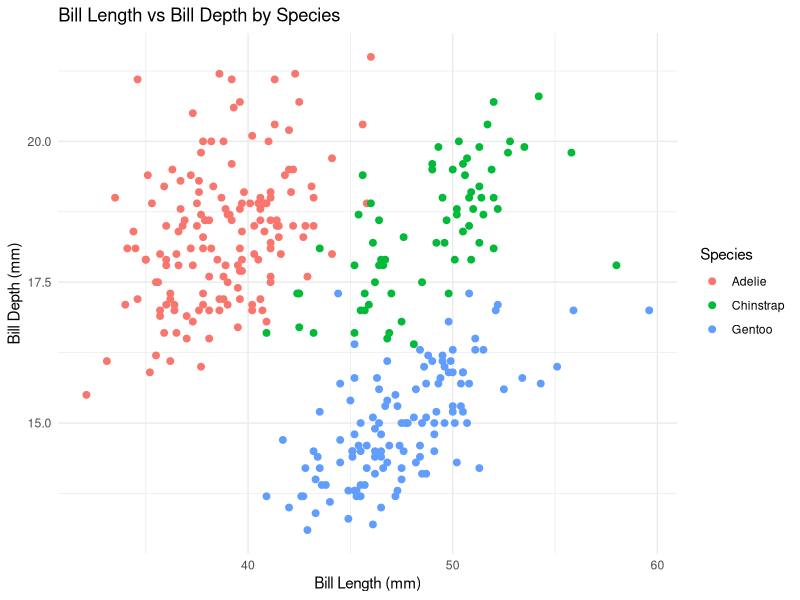
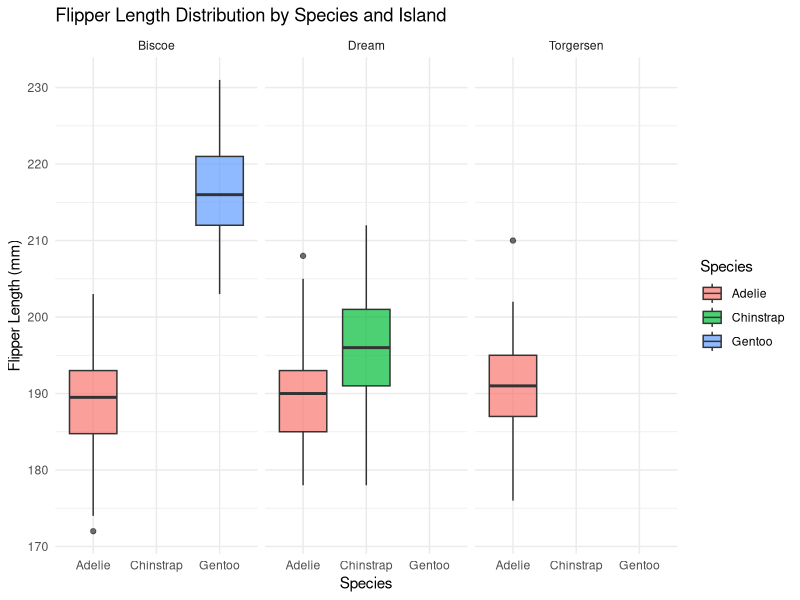
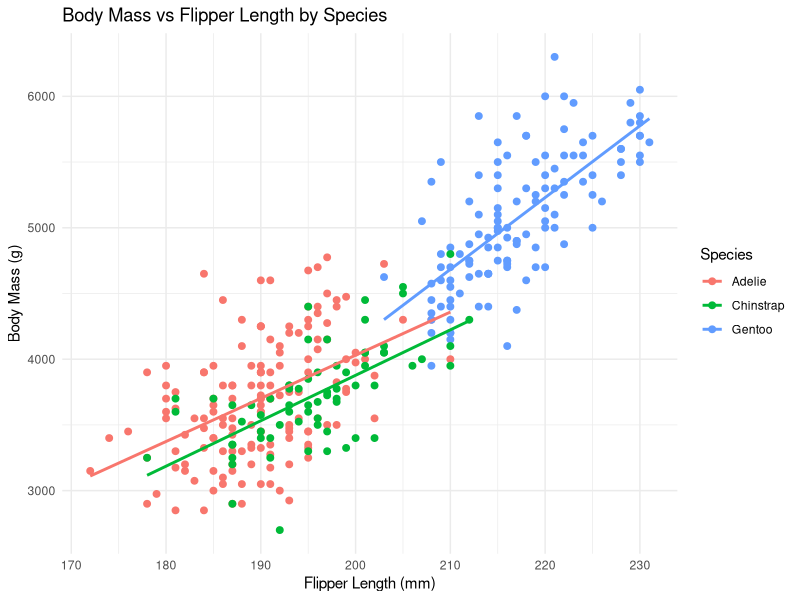
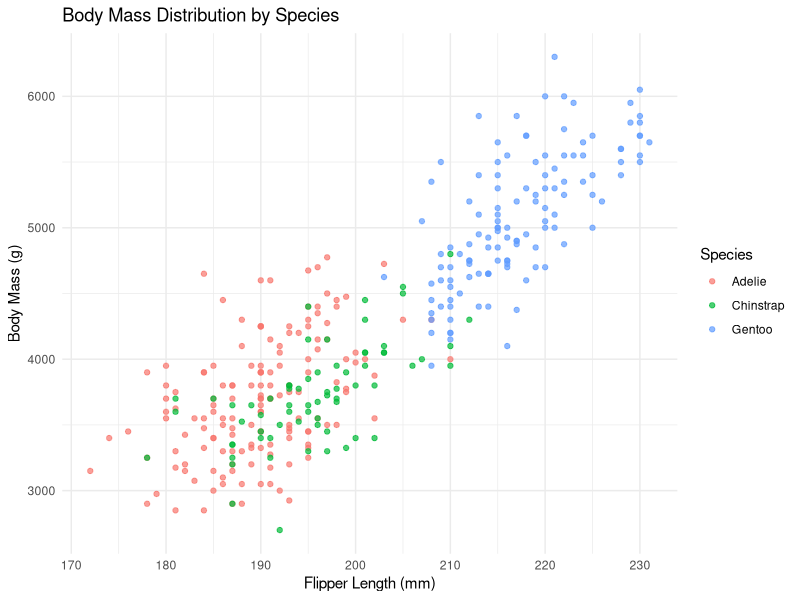

Reproduce these figures in R, in order. (Note: this script raises an error after producing the figures.)
## ---- chunk 1
library(tidyverse)
library(palmerpenguins)
## ---- chunk 2
#Create a ggplot scatter plot using penguins dataset
#Plot bill_length_mm on x-axis and bill_depth_mm on y-axis
#Colour points by species and use geom_point with size = 3
#Add minimal theme and clean labels

ggplot(data = penguins, aes(x = bill_length_mm, y = bill_depth_mm, color = species)) +
  geom_point(size = 2) +
  theme_minimal() +
  labs(title = "Bill Length vs Bill Depth by Species",
       x = "Bill Length (mm)",
       y = "Bill Depth (mm)",
       color = "Species")

## ---- chunk 3

#Generate a boxplot comparing flipper_length_mm across species
#Facet by island
#Use geom_boxplot with fill = species and alpha = 0.7

ggplot(data = penguins, aes(x = species, y = flipper_length_mm, fill = species)) +
  geom_boxplot(alpha = 0.7) +
  facet_wrap(~ island) +
  theme_minimal() +
  labs(title = "Flipper Length Distribution by Species and Island",
       x = "Species",
       y = "Flipper Length (mm)",
       fill = "Species")
## ---- chunk 4

#Generate scatter plot comparing body_mass_g and flipper_length_mm
#Add linear regression line with geom_smooth(method = "lm", se = FALSE) for each species

ggplot(data = penguins, aes(x = flipper_length_mm, y = body_mass_g, color = species)) +
  geom_point(size = 2) +
  geom_smooth(method = "lm", se = FALSE) +
  theme_minimal() +
  labs(title = "Body Mass vs Flipper Length by Species",
       x = "Flipper Length (mm)",
       y = "Body Mass (g)",
       color = "Species")

## ---- chunk 5

#Generate boxplot comparing flipper_length_mm with body_mass_g across species

ggplot(data = penguins, aes(x = flipper_length_mm, y = body_mass_g, colour = species)) +
  geom_point(alpha = 0.7) +
  theme_minimal() +
  labs(title = "Body Mass Distribution by Species",
       x = "Flipper Length (mm)",
       y = "Body Mass (g)",
       colour = "Species")

## ---- chunk 6
#Load tidyverse
library(tidyverse)

#Sample coral data 
coral_monitoring <- tibble(site = c("A", "B", "C"), depth_m = c(12, 35, 8))

#if_else() function is used to classify data based on a condition. It takes three arguments: a logical condition, a value to return if the condition is TRUE, and a value to return if the condition is FALSE.

#Classify depth using if_else ##name of object can be the same to "replace" original
reef_class <- coral_monitoring %>%
  mutate(zone = if_else(depth_m >30, "Deep Reef", "Shallow Reef"))
reef_class

# function mutate()  created new column, modify specified column, or remove column
# %>% is a pipe operator that passes the output of one function to the next function


#case_when() function is used to create new variables based on multiple conditions. It takes a series of logical conditions and corresponding values to return for each condition, 
#It provides a clean, sequential evaluation layout using formula tildes (~) to separate conditions and values.
reef_categories <- coral_monitoring %>%. ##name of object can be the same to "replace" original 
  mutate(reef_category = case_when(
    depth_m < 10 ~ "Lagoon/Reef Flat",
    depth_m <= 30 ~ "Reef Crest/Slope",
    depth_m > 30 ~ "Deep Reef",
    TRUE ~ "Unclassified" #Catch all remainder
  ))

reef_categories

## ---- chunk 7

#Generate tibble named "marine_stations" with columns: salinity (35, 28, 32, 12).
#Use pipe operator and mutate combines with case_when() to create new column names "environment_type"
#Classify "environmental_type" by <15 = "Estuarine", 15-30 = "Brackish", >30 = "Marine"

library(tidyverse)

marine_stations <- tibble(salinity = c(35, 28, 32, 12))
environment_classification <- marine_stations %>%
  mutate(environment_type = case_when(
    salinity < 15 ~ "Estuarine",
    salinity >= 15 & salinity <= 30 ~ "Brackish",
    salinity > 30 ~ "Marine",
    TRUE ~ "Unclassified"
  ))
environment_classification

## ---- chunk 8

#creating for-loops 

#Base R - classic loop anatomy
#   for (year in 2020:2024){
#     print(paste("Processing climate data for year:", year"))
#   }

#e.g., loop across index sequences
transect_length <- c(50, 100, 25, 75)

for (i in seq_along(transect_length)){
  print(paste("Transect number", i, "measures", transect_length[i], "meters."))
}
## ---- chunk 9
# Tidyverse alternative 
library(tidyverse)
site_areas <- c(144, 400, 625)
results <- numeric(length(site_areas)) #Must build an empty vector to store results
                   for(i in seq_along(site_areas)){
                     results[i] <- sqrt(site_areas[i])
                   }
results

#using purr equivalent 
#Map directly and define expected output type explicitly 
mapped_results <- map_dbl(site_areas, sqrt)
mapped_results

## ---- chunk 10
#Iterating Across Complex Groups 
#iris <- iris
iris %>% split (.$Species) %>% map (~summary(.x)) #split entire dataset by species and apply summary function to each group

# .$ selects the "Species" column from the iris dataset, which is used as the grouping variable for the split() function.
# ~ defines an anonymous function that takes each subset of the data (represented by .x) and applies the summary() function to it.

## ---- chunk 11

#Function Construction Blueprint

#Function Definition
calculate_coral_mortality <- function(initial_count, survival_count) {
  #Logic safety switch using Condition tools
  if(initial_count <= 0){
    stop("Initial count must be greater than zero.")
  }
  mortality_rate <- (initial_count - survival_count) / initial_count
  return(mortality_rate)
}

#Using custom function 
calculate_coral_mortality(initial_count = 120, survival_count = 84)
## ---- chunk 12

#Function Definition
convert_temp_c_to_f <- function(celsius) {
  #Logic safety switch using Condition tools
  if(celsius <0){
    stop("Temperature cannot be below absolute zero (-273.15°C).")
  }
  farenhiet <- (celsius * 9/5) + 32
  return(farenhiet)
}

#Using custom function 
convert_temp_c_to_f(celsius = 17) #Expected output: 62.6
convert_temp_c_to_f(celsius = 40) #Expected output: 104
convert_temp_c_to_f(celsius = -10) #Expected output: Error message

## ---- chunk 13

count <- c(15, 24, 8, 42)
scaling_factors <- c(1.2, 0.8, 2.5, 1.1) #species_specific
#Write a mapping statement across both vectors, simultaneously to return a singe vector
#Use map2_dbl() to iterate across both vectors and return a single vector of scaled abundance values
#Note: no manual index loop 

result <- map2_dbl(count, scaling_factors, ~ .x * .y)
result

## ---- chunk 14

#Function Definition
#accept data frame and column name as inputs
clean_and_classify_survey <- function(data, site) {
  #Logic safety switch using Condition tools: check if column name exists in the data frame
  #Does not trigger error message if column name is valid
  if_else(!site %in% colnames(data))
    #filter rows containing NAs
    na.omit_data <- data %>% filter(!is.na(.data[[site]]))
    #mutate and vectorised conditional (if_else()) or case_when() to append a status string variable classification based on the values in the specified column
    mutate_data <- na.omit_data %>%
      mutate(classification = case_when(
        .data[[site]] < 10 ~ "Low",
        .data[[site]] >= 10 & .data[[site]] <= 20 ~ "Medium",
        .data[[site]] > 20 ~ "High",
        TRUE ~ "Unclassified"
      ))
      return(mutate_data) #Return the cleaned, altered data frame to the global environment
}
  
data <- tibble(
  site = c("A", "B", "C", "D"),
  count = c(5, 15, NA, 25)
)

## ---- chunk 15
library(dplyr)

clean_and_classify_survey <- function(data, site) {
  # Logic safety switch: check if column name exists in the data frame
  if (!site %in% colnames(data)) {
    stop(paste("Error: Column", site, "does not exist in the data frame."))
  }
  
  # Filter rows containing NAs in the specified column
  na.omit_data <- data %>% 
    filter(!is.na(.data[[site]]))
  
  # Append a status string variable classification based on the values
  mutate_data <- na.omit_data %>%
    mutate(classification = case_when(
      .data[[site]] < 10 ~ "Low",
      .data[[site]] >= 10 & .data[[site]] <= 20 ~ "Medium",
      .data[[site]] > 20 ~ "High",
      TRUE ~ "Unclassified"
    ))
  
  return(mutate_data) 
}

# Create the test data frame
data <- tibble(
  site = c("A", "B", "C", "D"),
  count = c(5, 15, NA, 25)
)

# Run the function using "count" as the column target
cleaned_data <- clean_and_classify_survey(data, "count")
print(cleaned_data)
